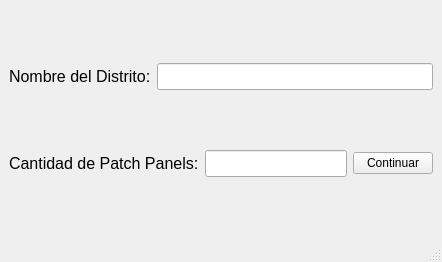
<?xml version="1.0" encoding="UTF-8"?>
<ui version="4.0">
 <class>MainWindow</class>
 <widget class="QMainWindow" name="MainWindow">
  <property name="geometry">
   <rect>
    <x>0</x>
    <y>0</y>
    <width>442</width>
    <height>262</height>
   </rect>
  </property>
  <property name="windowTitle">
   <string>Patch Panels</string>
  </property>
  <widget class="QWidget" name="centralwidget">
   <layout class="QGridLayout" name="gridLayout">
    <item row="0" column="0">
     <layout class="QHBoxLayout" name="horizontalLayout_3">
      <item>
       <layout class="QHBoxLayout" name="horizontalLayout_4">
        <item>
         <widget class="QLabel" name="nameLabel">
          <property name="font">
           <font>
            <pointsize>12</pointsize>
           </font>
          </property>
          <property name="text">
           <string>Nombre del Distrito:</string>
          </property>
         </widget>
        </item>
        <item>
         <widget class="QLineEdit" name="nameEdit">
          <property name="font">
           <font>
            <pointsize>12</pointsize>
           </font>
          </property>
         </widget>
        </item>
       </layout>
      </item>
     </layout>
    </item>
    <item row="1" column="0">
     <layout class="QHBoxLayout" name="horizontalLayout_2">
      <item>
       <layout class="QHBoxLayout" name="horizontalLayout">
        <item>
         <widget class="QLabel" name="patchPanelsLabel">
          <property name="font">
           <font>
            <pointsize>12</pointsize>
           </font>
          </property>
          <property name="text">
           <string>Cantidad de Patch Panels:</string>
          </property>
         </widget>
        </item>
        <item>
         <widget class="QLineEdit" name="patchPanelsEdit">
          <property name="font">
           <font>
            <pointsize>12</pointsize>
           </font>
          </property>
         </widget>
        </item>
       </layout>
      </item>
      <item>
       <widget class="QPushButton" name="continueBotton">
        <property name="text">
         <string>Continuar</string>
        </property>
       </widget>
      </item>
     </layout>
    </item>
   </layout>
  </widget>
  <widget class="QMenuBar" name="menubar">
   <property name="geometry">
    <rect>
     <x>0</x>
     <y>0</y>
     <width>442</width>
     <height>19</height>
    </rect>
   </property>
  </widget>
  <widget class="QStatusBar" name="statusbar"/>
 </widget>
 <resources/>
 <connections/>
</ui>
